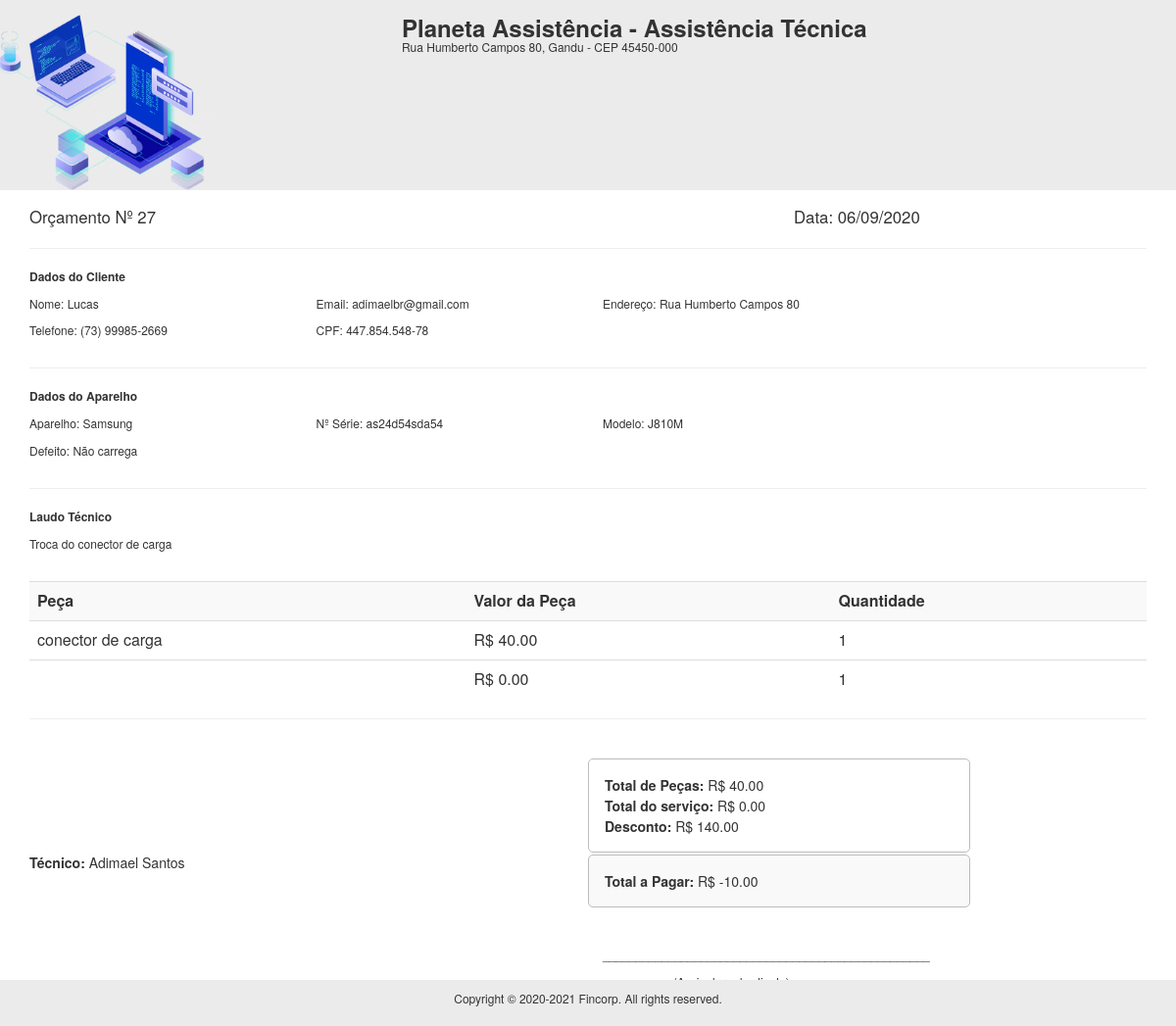
Page /rel/rel_orcamentos.php?id=27 on the earlier database version.
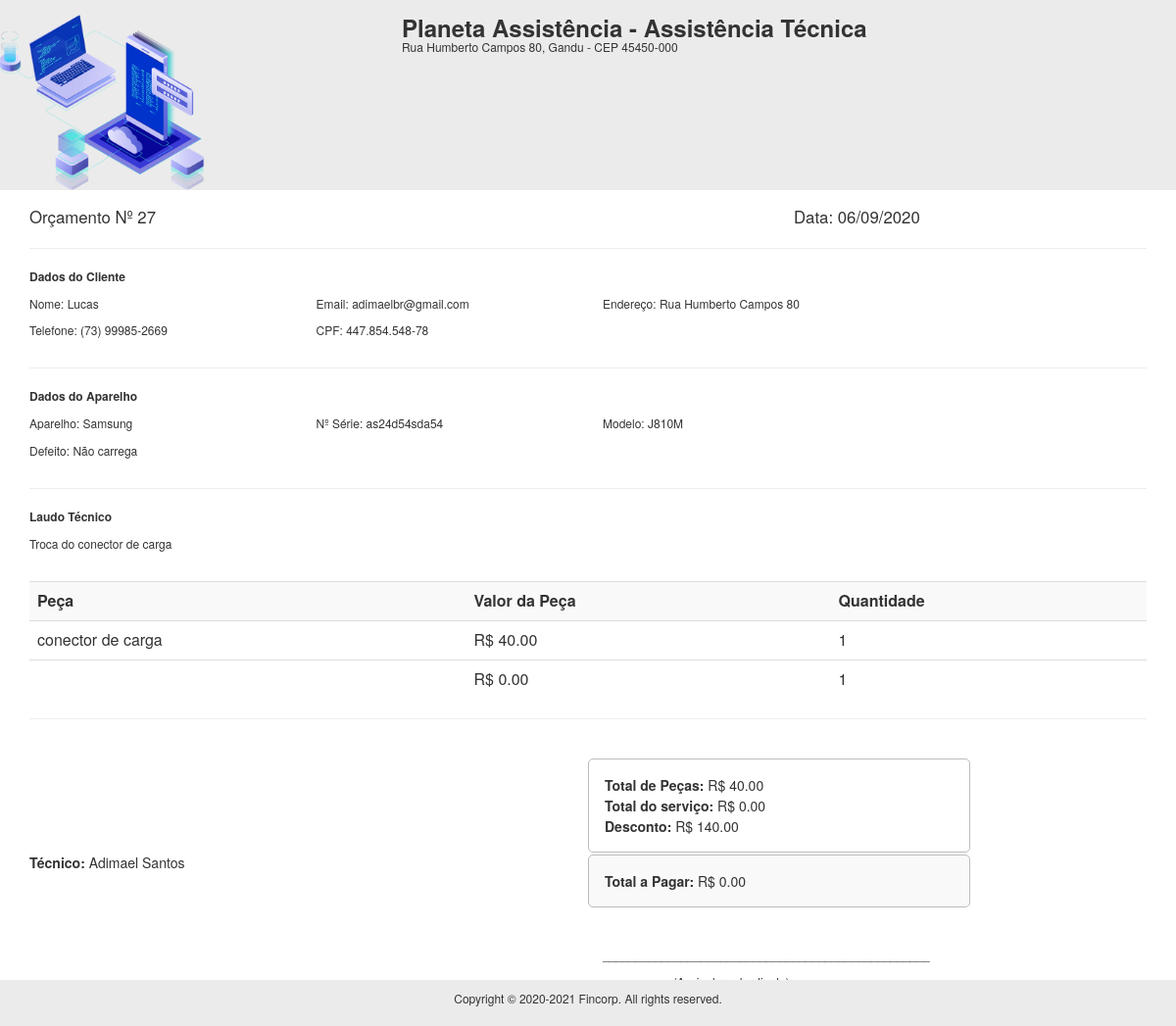
Same page on the later database version.
### tables this page shows
CREATE TABLE `tb_orcamentos` (
  `id` int(11) NOT NULL,
  `id_user` int(11) NOT NULL,
  `id_cliente` int(11) NOT NULL,
  `tecnico` varchar(32) NOT NULL,
  `aparelho` varchar(32) NOT NULL,
  `serie` varchar(30) DEFAULT NULL,
  `modelo` varchar(32) NOT NULL,
  `defeito` varchar(255) NOT NULL,
  `laudo` varchar(255) DEFAULT NULL,
  `obs` varchar(255) DEFAULT NULL,
  `valor_servico` decimal(10,2) DEFAULT NULL,
  `peca1` varchar(32) DEFAULT NULL,
  `valor_peca1` decimal(10,2) DEFAULT NULL,
  `peca2` varchar(32) DEFAULT NULL,
  `valor_peca2` decimal(10,2) DEFAULT NULL,
  `desconto` decimal(10,2) DEFAULT NULL,
  `total` decimal(10,2) NOT NULL,
  `valor_total` decimal(10,2) DEFAULT NULL,
  `pagamento` varchar(32) DEFAULT NULL,
  `data_abertura` date DEFAULT NULL,
  `data_geracao` date DEFAULT NULL,
  `status` varchar(32) NOT NULL,
  `data_aprovacao` date NOT NULL
);

CREATE TABLE `usuarios` (
  `id_user` int(11) NOT NULL,
  `foto` varchar(128) NOT NULL,
  `nome` varchar(32) NOT NULL,
  `username` varchar(32) NOT NULL,
  `password` varchar(256) NOT NULL,
  `cpf` varchar(20) NOT NULL,
  `email` varchar(100) DEFAULT NULL,
  `telefone` varchar(45) NOT NULL,
  `endereco` varchar(128) DEFAULT NULL,
  `empresa` varchar(32) DEFAULT NULL,
  `cidade` varchar(45) DEFAULT NULL,
  `cep` varchar(20) DEFAULT NULL,
  `access_level` varchar(32) NOT NULL,
  `id_funcionario` int(11) DEFAULT NULL,
  `dt_registro` date NOT NULL
);

CREATE TABLE `tb_clientes` (
  `id_cliente` int(11) NOT NULL,
  `id_user` int(11) NOT NULL,
  `nome` varchar(32) NOT NULL,
  `cpf` varchar(20) NOT NULL,
  `endereco` varchar(128) NOT NULL,
  `cidade` varchar(45) NOT NULL,
  `estado` varchar(20) NOT NULL,
  `cep` varchar(20) NOT NULL,
  `telefone` varchar(45) NOT NULL,
  `email` varchar(100) DEFAULT NULL,
  `dt_registro` timestamp NOT NULL DEFAULT current_timestamp()
);

### rel/rel_orcamentos.php (the view, shortened to what this page needs)
<?php
$id = $_GET['id'];
include('../db/connection.php');
$query = "select * from usuarios join tb_orcamentos join tb_clientes on tb_orcamentos.id_cliente = tb_clientes.id_cliente and tb_orcamentos.id = $id group by tb_orcamentos.id = $id, tb_clientes.id_cliente = tb_clientes.id_cliente";
$result = mysqli_query($conn, $query);
 while($res_1 = mysqli_fetch_array($result)){
$data2 = implode('/', array_reverse(explode('-', $res_1['data_geracao'])));
 ?>
<link rel="stylesheet" href="https://maxcdn.bootstrapcdn.com/bootstrap/3.3.7/css/bootstrap.min.css">
<link rel="stylesheet" href="styles.css">
<div class="cabecalho">
		<div class="row">
			<div class="col-sm-4">
			  <img src="../assets/images/icons.png" width="220px">
			</div>
			<div class="col-sm-7">
			 <h3 class="titulo"><b><?php echo $res_1['empresa']; ?> - Assistência Técnica</b></h3>
			 <h6 class="titulo"><?php echo $res_1['endereco']; ?>, <?php echo $res_1['cidade']; ?> - CEP <?php echo $res_1['cep']; ?></h6>
			</div>
		</div>
</div>
<div class="container">
			<div class="row">
				<div class="col-sm-8">
				  <big> Orçamento Nº <?php echo $id ?>  </big>
				</div>
				<div class="col-sm-4">
				<big> Data: <?php echo $data2; ?> </big>
				</div>
			</div>
		<hr>
			<div class="row">
				<div class="col-sm-12">
					<p style="font-size:12px"> <b> Dados do Cliente </b> </p>
				</div>
			</div>
			<div class="row">
				<div class="col-sm-3">
				 <p style="font-size:12px">  Nome: <?php echo $res_1['nome']; ?> </p>
				</div>
				<div class="col-sm-3">
				 <p style="font-size:12px">  Email: <?php echo $res_1['email']; ?> </p>
				</div>
				<div class="col-sm-3">
				 <p style="font-size:12px">  Endereço: <?php echo $res_1['endereco']; ?> </p>
				</div>
			</div>
			<div class="row">
				<div class="col-sm-3">
				 <p style="font-size:12px">  Telefone: <?php echo $res_1['telefone']; ?> </p>
				</div>
				<div class="col-sm-3">
				 <p style="font-size:12px">  CPF: <?php echo $res_1['cpf']; ?> </p>
				</div>
			</div>
		<hr>
		<div class="row">
				<div class="col-sm-12">
					<p style="font-size:12px"> <b> Dados do Aparelho </b> </p>
				</div>
			</div>
			<div class="row">
				<div class="col-sm-3">
				 <p style="font-size:12px">  Aparelho: <?php echo $res_1['aparelho']; ?> </p>
				</div>
				<div class="col-sm-3">
				 <p style="font-size:12px">  Nº Série: <?php echo $res_1['serie']; ?> </p>
				</div>
				<div class="col-sm-3">
				 <p style="font-size:12px">  Modelo: <?php echo $res_1['modelo']; ?> </p>
				</div>
			</div>
			<div class="row">
				<div class="col-sm-12">
				 <p style="font-size:12px">  Defeito: <?php echo $res_1['defeito']; ?> </p>
				</div>
			</div>
		<hr>
		<div class="row">
				<div class="col-sm-12">
					<p style="font-size:12px"> <b> Laudo Técnico </b> </p>
				</div>
			</div>
			<div class="row">
				<div class="col-sm-12">
				 <p style="font-size:12px">  <?php echo $res_1['laudo']; ?>  </p>
				</div>
			</div>
		<br>
		<table class="table">
			<tr bgcolor="#f9f9f9">
				<td> <b>Peça</b> </td>
				<td> <b>Valor da Peça</b> </td>
				<td> <b> Quantidade</b> </td>
			</tr>
			<tr>
				<td> <?php echo $res_1['peca1']; ?> </td>
				<td> R$ <?php echo $res_1['valor_peca1']; ?> </td>
				<td> 1 </td>
			</tr>
			<tr>
				<td> <?php echo $res_1['peca2']; ?> </td>
				<td> R$ <?php echo $res_1['valor_peca2']; ?> </td>
				<td> 1 </td>
			</tr>
		</table>
		<hr>
		<br>
		<div class="row">
				<div class="col-sm-6">
				</div>
				<div class="col-sm-4 areaTotais">
				 <p class="pgto" style="font-size:14px">  <b>Total de Peças: </b> R$ <?php echo $res_1['valor_peca1'] + $res_1['valor_peca2']; ?>.00 </p>
				 <p class="pgto" style="font-size:14px">  <b>Total do serviço: </b> R$ <?php echo $res_1['total']; ?> </p>
				 <p class="pgto" style="font-size:14px">  <b>Desconto: </b> R$ <?php echo $res_1['valor_total']?> </p>
				</div>
		</div>
		<div class="row">
				<div class="col-sm-6">
				 <p style="font-size:14px">  <b>Técnico: </b> <?php echo $res_1['tecnico']; ?> </p>
				</div>
				<div class="col-sm-4 areaTotal">
				 <p class="pgto" style="font-size:14px">  <b>Total a Pagar: </b> R$ <?php echo $res_1['total'] - $res_1['desconto']; ?>.00 </p>
				</div>
		</div>
		<br>
		<br>
		<div class="row">
				<div class="col-sm-6">
				</div>
				<div class="col-sm-3" align="center">
				<p style="font-size:12px" align="center">__________________________________________________</p>
				<p style="font-size:12px" align="center">  (Assinatura do cliente)</p>
				</div>
		</div>
		<div class="col-sm-3">
				<p style="font-size:12px">Orçamento válido até: <?php echo date('d/m/Y', strtotime("+5 days",strtotime($res_1['data_geracao']))); ?></p>
				</div>
</div>
<div class="footer">
 <p style="font-size:12px" align="center">Copyright © 2020-2021 Fincorp. All rights reserved.
</p>
</div>
<?php } ?>

### rel/styles.css (style rules this page uses)
.footer { position:absolute; bottom:0; width:100%; background-color: #ebebeb; padding:10px; }
.cabecalho { background-color: #ebebeb; padding-top:15px; margin-bottom:15px; }
.titulo { margin:0; }
.areaTotais { border : 0.5px solid #bcbcbc; padding: 15px; border-radius: 5px; margin-right:25px; }
.areaTotal { border : 0.5px solid #bcbcbc; padding: 15px; border-radius: 5px; margin-right:25px; background-color: #f9f9f9; margin-top:2px; }
.pgto { margin:1px; }

Differences in the rows shown:
changed tb_orcamentos "conector de carga": $res_1['total'] - $res_1['desconto'] "-10" → "0"
